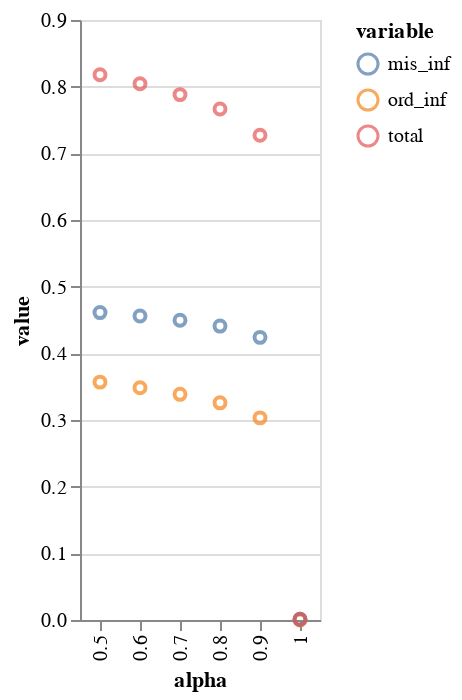

The code cell stored with this chart in its notebook:
### Code cell
alt.Chart(totals_df.melt(id_vars='alpha')).mark_point().encode(
    x = alt.X('alpha:O'),
    y = alt.Y("value"),
    color = alt.Color("variable")
)

### Figure 1 — Vega-Lite specification as saved in the notebook (floating-point values rounded to 4 significant figures)
{"config": {"view": {"continuousWidth": 400, "continuousHeight": 300}}, "data": {"name": "data-13eea9081703221cc6afb2840819c0d7"}, "mark": "point", "encoding": {"color": {"type": "nominal", "field": "variable"}, "x": {"type": "ordinal", "field": "alpha"}, "y": {"type": "quantitative", "field": "value"}}, "$schema": "https://vega.github.io/schema/vega-lite/v4.8.1.json", "datasets": {"data-13eea9081703221cc6afb2840819c0d7": [{"alpha": 0.5, "variable": "ord_inf", "value": 0.3568}, {"alpha": 0.6, "variable": "ord_inf", "value": 0.3484}, {"alpha": 0.7, "variable": "ord_inf", "value": 0.3385}, {"alpha": 0.8, "variable": "ord_inf", "value": 0.3257}, {"alpha": 0.9, "variable": "ord_inf", "value": 0.3032}, {"alpha": 1.0, "variable": "ord_inf", "value": 0.0}, {"alpha": 0.5, "variable": "mis_inf", "value": 0.4611}, {"alpha": 0.6, "variable": "mis_inf", "value": 0.456}, {"alpha": 0.7, "variable": "mis_inf", "value": 0.4496}, {"alpha": 0.8, "variable": "mis_inf", "value": 0.4409}, {"alpha": 0.9, "variable": "mis_inf", "value": 0.424}, {"alpha": 1.0, "variable": "mis_inf", "value": 0.001}, {"alpha": 0.5, "variable": "total", "value": 0.8179}, {"alpha": 0.6, "variable": "total", "value": 0.8045}, {"alpha": 0.7, "variable": "total", "value": 0.7881}, {"alpha": 0.8, "variable": "total", "value": 0.7666}, {"alpha": 0.9, "variable": "total", "value": 0.7272}, {"alpha": 1.0, "variable": "total", "value": 0.001}]}}
